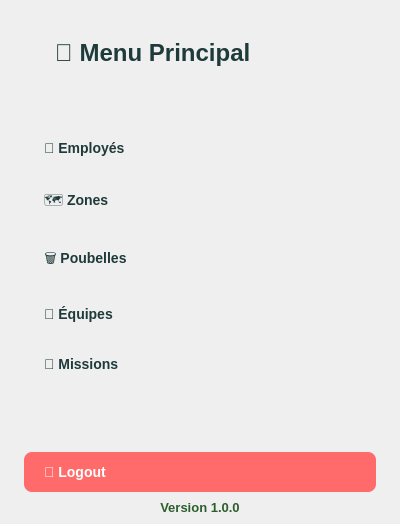
      <widget class="QWidget" name="pageMainMenu">
       <property name="styleSheet">
        <string notr="true">
         QPushButton {
            background: transparent;
            border: none;
            padding: 12px 20px;
            text-align: left;
            font-size: 14px;
            font-weight: 500;
            color: #1E3A3A;
            border-radius: 8px;
            margin: 2px 15px;
         }
         QPushButton:hover { background-color: rgba(255,255,255,0.4); }
         QLabel { color: #2C5F2D; font-weight: bold; font-size: 13px; }
         QLabel#labelMainTitle {
            color: #1E3A3A;
            font-size: 24px;
            font-weight: bold;
            padding: 20px;
            border-bottom: 3px solid #9BE15D;
            margin: 10px 20px;
         }
         QPushButton#btnLogout {
            background-color: #FF6B6B;
            color: white;
            font-weight: bold;
            margin-top: 20px;
         }
        </string>
       </property>
       <layout class="QHBoxLayout" name="mainMenuLayout">
        <property name="spacing">
         <number>0</number>
        </property>
        <property name="leftMargin">
         <number>0</number>
        </property>
        <property name="topMargin">
         <number>0</number>
        </property>
        <property name="rightMargin">
         <number>0</number>
        </property>
        <property name="bottomMargin">
         <number>0</number>
        </property>
        <item>
         <widget class="QFrame" name="menuFrame">
          <property name="minimumSize">
           <size>
            <width>400</width>
            <height>0</height>
           </size>
          </property>
          <property name="maximumSize">
           <size>
            <width>400</width>
            <height>16777215</height>
           </size>
          </property>
          <property name="styleSheet">
           <string notr="true">
            QFrame { border-right: 1px solid #E0E0E0; }
           </string>
          </property>
          <layout class="QVBoxLayout" name="menuLayout">
           <item>
            <widget class="QLabel" name="labelMainTitle">
             <property name="text">
              <string>👥 Menu Principal</string>
             </property>
            </widget>
           </item>
           <item>
            <spacer name="spacerTop">
             <property name="orientation">
              <enum>Qt::Orientation::Vertical</enum>
             </property>
             <property name="sizeType">
              <enum>QSizePolicy::Policy::Fixed</enum>
             </property>
             <property name="sizeHint" stdset="0">
              <size>
               <width>20</width>
               <height>20</height>
              </size>
             </property>
            </spacer>
           </item>
           <item>
            <widget class="QPushButton" name="btnEmployes">
             <property name="text">
              <string>💼 Employés</string>
             </property>
            </widget>
           </item>
           <item>
            <widget class="QPushButton" name="btnZones">
             <property name="text">
              <string>🗺️ Zones</string>
             </property>
            </widget>
           </item>
           <item>
            <widget class="QPushButton" name="btnPoubelles">
             <property name="text">
              <string>🗑️ Poubelles</string>
             </property>
            </widget>
           </item>
           <item>
            <widget class="QPushButton" name="btnEquipes">
             <property name="text">
              <string>👥 Équipes</string>
             </property>
            </widget>
           </item>
           <item>
            <widget class="QPushButton" name="btnMissions">
             <property name="text">
              <string>🎯 Missions</string>
             </property>
            </widget>
           </item>
           <item>
            <spacer name="verticalSpacer">
             <property name="orientation">
              <enum>Qt::Orientation::Vertical</enum>
             </property>
             <property name="sizeHint" stdset="0">
              <size>
               <width>20</width>
               <height>40</height>
              </size>
             </property>
            </spacer>
           </item>
           <item>
            <widget class="QPushButton" name="btnLogout">
             <property name="text">
              <string>🚪 Logout</string>
             </property>
            </widget>
           </item>
           <item>
            <widget class="QLabel" name="labelVersion">
             <property name="text">
              <string>Version 1.0.0</string>
             </property>
             <property name="alignment">
              <set>Qt::AlignmentFlag::AlignCenter</set>
             </property>
            </widget>
           </item>
          </layout>
         </widget>
        </item>
        <item>
         <widget class="QFrame" name="imageFrame">
          <property name="styleSheet">
           <string notr="true">border-image: url(:/pp2.jpg);
            QFrame {
                background-color: white;
                background-image: url(:/bf.png);
                background-repeat: no-repeat;
                background-position: center;
                border: none;
            }
           </string>
          </property>
         </widget>
        </item>
       </layout>
      </widget>
